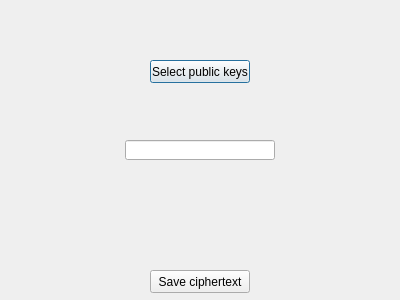
<?xml version="1.0" encoding="UTF-8"?>
<ui version="4.0">
 <class>Dialog</class>
 <widget class="QDialog" name="Dialog">
  <property name="geometry">
   <rect>
    <x>0</x>
    <y>0</y>
    <width>400</width>
    <height>300</height>
   </rect>
  </property>
  <property name="windowTitle">
   <string>Dialog</string>
  </property>
  <widget class="QPushButton" name="pushButton">
   <property name="geometry">
    <rect>
     <x>150</x>
     <y>60</y>
     <width>100</width>
     <height>23</height>
    </rect>
   </property>
   <property name="text">
    <string>Select public keys</string>
   </property>
  </widget>
  <widget class="QLineEdit" name="lineEdit">
   <property name="geometry">
    <rect>
     <x>125</x>
     <y>140</y>
     <width>150</width>
     <height>20</height>
    </rect>
   </property>
  </widget>
  <widget class="QPushButton" name="pushButton_2">
   <property name="geometry">
    <rect>
     <x>150</x>
     <y>270</y>
     <width>100</width>
     <height>23</height>
    </rect>
   </property>
   <property name="text">
    <string>Save ciphertext</string>
   </property>
  </widget>
 </widget>
 <resources/>
 <connections/>
</ui>
